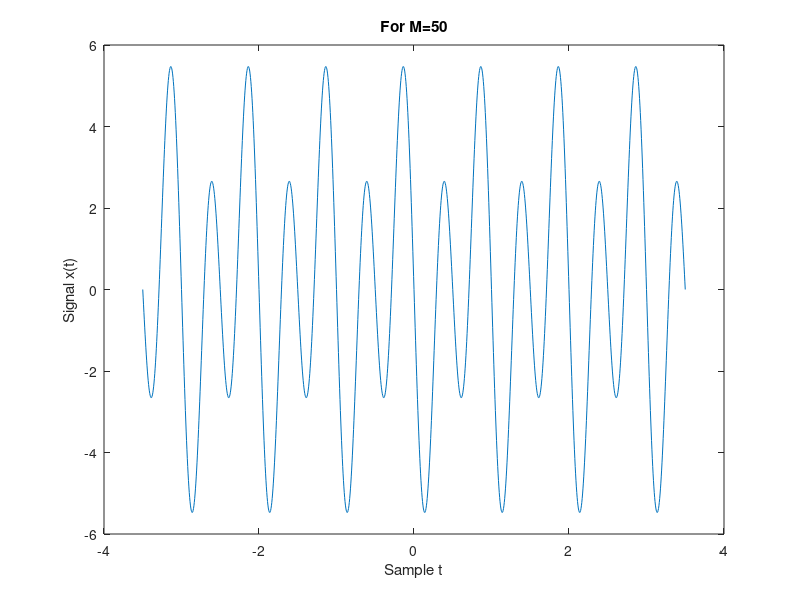

MATLAB code for this plot:
clc; 
clear all;
close all;
%Defining Time sample (xaxis)
t = -3.5:0.005:3.5; 
%Time Period
T = 1;
%Fundamental Frequency Formula
w0 = 2*pi/T;
%Number of Coefficents
M = 50;
x = zeros(1,length(t));
%Applying loop
for k = -M:M
    if abs(k)<3
x = x + j*k*exp(j*k*w0*t);
    else
x = x + 0*exp(j*k*w0*t);
    end
end
%Plotting Continuous Signal
%real(x) means we are plotting real part of signal only
plot(t,real(x));
xlabel('Sample t');
ylabel('Signal x(t)') ;
title('For M=50');
